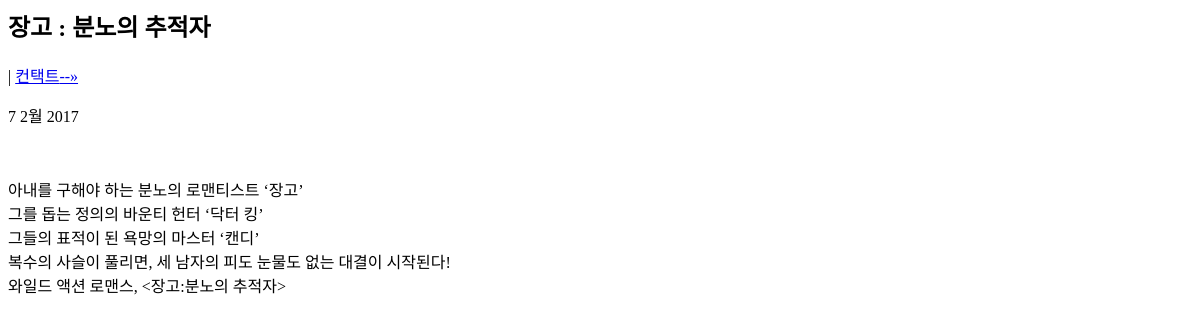
Page /blog/post/장고-분노의-추적자/ on the earlier database version.
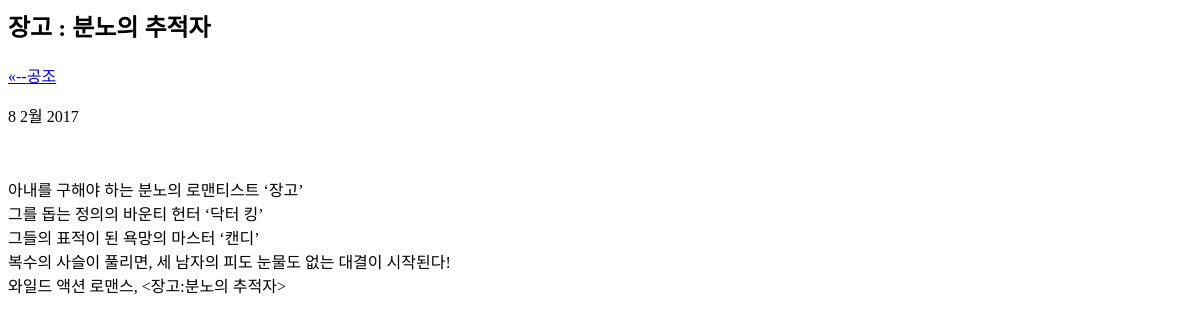
Same page on the later database version.
### blog/models.py (models this page shows)
class Post(models.Model):
    title = models.CharField('TITLE', max_length=50)
    slug = models.SlugField('SLUG', unique=True, allow_unicode=True, help_text='one word for title alias.')
    description = models.CharField('DESCRIPTION', max_length=100, blank=True, help_text='simple description text.')
    content = models.TextField('CONTENT')
    create_date = models.DateTimeField('Create Date', auto_now_add=True)
    modify_date = models.DateTimeField('Modify Date', auto_now=True)
    class Meta:
        verbose_name = 'post'
        verbose_name_plural = 'posts'
        db_table = 'my_post'
        ordering = ('-modify_date',)
    def __str__(self):
        return self.title
    def get_absolute_url(self):
        return reverse('blog:post_detail', args=(self.slug,))
    def get_previous_post(self):
        return self.get_previous_by_modify_date()
    def get_next_post(self):
        return self.get_next_by_modify_date()

### blog/templates/blog/post_detail.html (shortened to what this page needs)
<h2>{{ object.title }}</h2>
<p class="other_posts">
    {% if object.get_previous_by_modify_date %}
    <a href="{{ object.get_previous_post.get_absolute_url }}" title="View previous post"> &laquo;--{{ object.get_previous_post }}</a>
    {% endif %}
    {% if object.get_next_by_modify_date %}
    | <a href="{{ object.get_next_post.get_absolute_url }}" title="View next post"> {{ object.get_next_post }}--&raquo;</a>
    {% endif %}
</p>
<p class="date">{{ object.modify_date|date:"j F Y" }}</p>
<div class="body">
    {{ object.content|linebreaks }}
</div>

Differences in the rows shown:
changed Post "장고 : 분노의 추적자": get_previous_post (not shown) → "공조"; modify_date "7 2월 2017" → "8 2월 2017"; get_next_post "컨택트" → (not shown)
